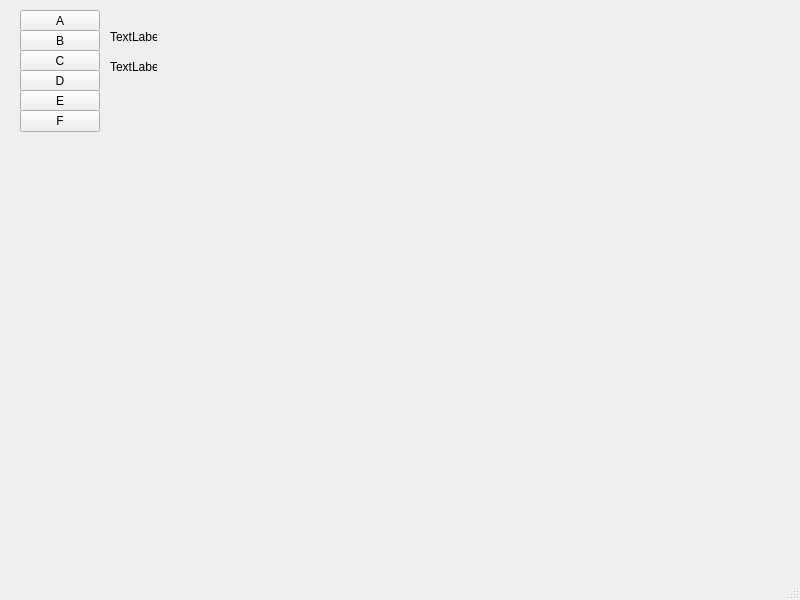
<?xml version="1.0" encoding="UTF-8"?>
<ui version="4.0">
 <class>FilmonsMainWindow</class>
 <widget class="QMainWindow" name="FilmonsMainWindow">
  <property name="geometry">
   <rect>
    <x>0</x>
    <y>0</y>
    <width>800</width>
    <height>600</height>
   </rect>
  </property>
  <property name="windowTitle">
   <string>FilmonsMainWindow</string>
  </property>
  <widget class="QWidget" name="centralwidget">
   <widget class="QPushButton" name="knappA">
    <property name="geometry">
     <rect>
      <x>20</x>
      <y>10</y>
      <width>80</width>
      <height>22</height>
     </rect>
    </property>
    <property name="text">
     <string>A</string>
    </property>
   </widget>
   <widget class="QPushButton" name="knappB">
    <property name="geometry">
     <rect>
      <x>20</x>
      <y>30</y>
      <width>80</width>
      <height>22</height>
     </rect>
    </property>
    <property name="text">
     <string>B</string>
    </property>
   </widget>
   <widget class="QPushButton" name="knappC">
    <property name="geometry">
     <rect>
      <x>20</x>
      <y>50</y>
      <width>80</width>
      <height>22</height>
     </rect>
    </property>
    <property name="text">
     <string>C</string>
    </property>
   </widget>
   <widget class="QPushButton" name="knappD">
    <property name="geometry">
     <rect>
      <x>20</x>
      <y>70</y>
      <width>80</width>
      <height>22</height>
     </rect>
    </property>
    <property name="text">
     <string>D</string>
    </property>
   </widget>
   <widget class="QPushButton" name="knappE">
    <property name="geometry">
     <rect>
      <x>20</x>
      <y>90</y>
      <width>80</width>
      <height>22</height>
     </rect>
    </property>
    <property name="text">
     <string>E</string>
    </property>
   </widget>
   <widget class="QPushButton" name="knappF">
    <property name="geometry">
     <rect>
      <x>20</x>
      <y>110</y>
      <width>80</width>
      <height>22</height>
     </rect>
    </property>
    <property name="text">
     <string>F</string>
    </property>
   </widget>
   <widget class="QLabel" name="label1">
    <property name="geometry">
     <rect>
      <x>110</x>
      <y>30</y>
      <width>47</width>
      <height>14</height>
     </rect>
    </property>
    <property name="text">
     <string>TextLabel</string>
    </property>
   </widget>
   <widget class="QLabel" name="label2">
    <property name="geometry">
     <rect>
      <x>110</x>
      <y>60</y>
      <width>47</width>
      <height>14</height>
     </rect>
    </property>
    <property name="text">
     <string>TextLabel</string>
    </property>
   </widget>
  </widget>
  <widget class="QMenuBar" name="menubar">
   <property name="geometry">
    <rect>
     <x>0</x>
     <y>0</y>
     <width>800</width>
     <height>21</height>
    </rect>
   </property>
  </widget>
  <widget class="QStatusBar" name="statusbar"/>
 </widget>
 <resources/>
 <connections/>
</ui>
